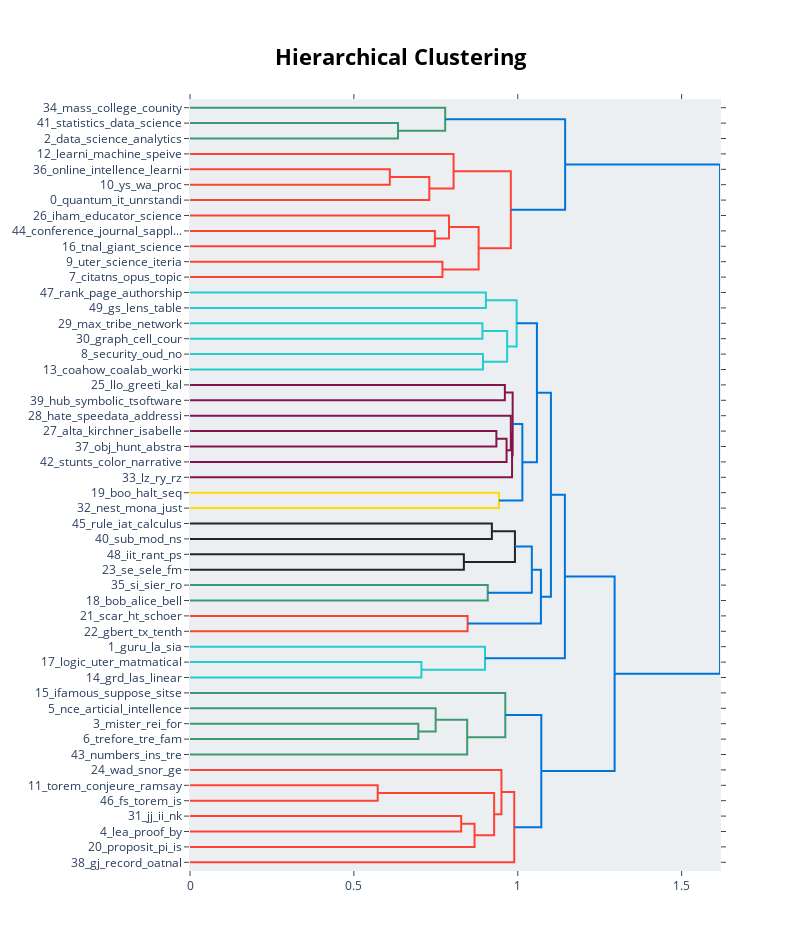

The cell this chart's notebook holds for it:
### Code cell
model.visualize_hierarchy(top_n_topics=50, width=800)

### Figure 1 — Plotly figure (JSON) as saved in the notebook; plotly's stock layout.template omitted (floating-point values rounded to 4 significant figures)
{"data": [{"hoverinfo": "text", "marker": {"color": "rgb(61,153,112)"}, "mode": "lines", "type": "scatter", "x": [0, 0.6347, 0.6347, 0], "xaxis": "x", "y": [-15, -15, -25, -25], "yaxis": "y"}, {"hoverinfo": "text", "marker": {"color": "rgb(61,153,112)"}, "mode": "lines", "type": "scatter", "x": [0, 0.7786, 0.7786, 0.6347], "xaxis": "x", "y": [-5, -5, -20, -20], "yaxis": "y"}, {"hoverinfo": "text", "marker": {"color": "rgb(255,65,54)"}, "mode": "lines", "type": "scatter", "x": [0, 0.6097, 0.6097, 0], "xaxis": "x", "y": [-45, -45, -55, -55], "yaxis": "y"}, {"hoverinfo": "text", "marker": {"color": "rgb(255,65,54)"}, "mode": "lines", "type": "scatter", "x": [0.6097, 0.7301, 0.7301, 0], "xaxis": "x", "y": [-50, -50, -65, -65], "yaxis": "y"}, {"hoverinfo": "text", "marker": {"color": "rgb(255,65,54)"}, "mode": "lines", "type": "scatter", "x": [0, 0.8041, 0.8041, 0.7301], "xaxis": "x", "y": [-35, -35, -57.5, -57.5], "yaxis": "y"}, {"hoverinfo": "text", "marker": {"color": "rgb(255,65,54)"}, "mode": "lines", "type": "scatter", "x": [0, 0.7471, 0.7471, 0], "xaxis": "x", "y": [-85, -85, -95, -95], "yaxis": "y"}, {"hoverinfo": "text", "marker": {"color": "rgb(255,65,54)"}, "mode": "lines", "type": "scatter", "x": [0, 0.7902, 0.7902, 0.7471], "xaxis": "x", "y": [-75, -75, -90, -90], "yaxis": "y"}, {"hoverinfo": "text", "marker": {"color": "rgb(255,65,54)"}, "mode": "lines", "type": "scatter", "x": [0, 0.7702, 0.7702, 0], "xaxis": "x", "y": [-105, -105, -115, -115], "yaxis": "y"}, {"hoverinfo": "text", "marker": {"color": "rgb(255,65,54)"}, "mode": "lines", "type": "scatter", "x": [0.7902, 0.8806, 0.8806, 0.7702], "xaxis": "x", "y": [-82.5, -82.5, -110, -110], "yaxis": "y"}, {"hoverinfo": "text", "marker": {"color": "rgb(255,65,54)"}, "mode": "lines", "type": "scatter", "x": [0.8041, 0.9788, 0.9788, 0.8806], "xaxis": "x", "y": [-46.25, -46.25, -96.25, -96.25], "yaxis": "y"}, {"hoverinfo": "text", "marker": {"color": "rgb(0,116,217)"}, "mode": "lines", "type": "scatter", "x": [0.7786, 1.145, 1.145, 0.9788], "xaxis": "x", "y": [-12.5, -12.5, -71.25, -71.25], "yaxis": "y"}, {"hoverinfo": "text", "marker": {"color": "rgb(35,205,205)"}, "mode": "lines", "type": "scatter", "x": [0, 0.9028, 0.9028, 0], "xaxis": "x", "y": [-125, -125, -135, -135], "yaxis": "y"}, {"hoverinfo": "text", "marker": {"color": "rgb(35,205,205)"}, "mode": "lines", "type": "scatter", "x": [0, 0.8921, 0.8921, 0], "xaxis": "x", "y": [-145, -145, -155, -155], "yaxis": "y"}, {"hoverinfo": "text", "marker": {"color": "rgb(35,205,205)"}, "mode": "lines", "type": "scatter", "x": [0, 0.8938, 0.8938, 0], "xaxis": "x", "y": [-165, -165, -175, -175], "yaxis": "y"}, {"hoverinfo": "text", "marker": {"color": "rgb(35,205,205)"}, "mode": "lines", "type": "scatter", "x": [0.8921, 0.9676, 0.9676, 0.8938], "xaxis": "x", "y": [-150, -150, -170, -170], "yaxis": "y"}, {"hoverinfo": "text", "marker": {"color": "rgb(35,205,205)"}, "mode": "lines", "type": "scatter", "x": [0.9028, 0.9966, 0.9966, 0.9676], "xaxis": "x", "y": [-130, -130, -160, -160], "yaxis": "y"}, {"hoverinfo": "text", "marker": {"color": "rgb(133,20,75)"}, "mode": "lines", "type": "scatter", "x": [0, 0.9606, 0.9606, 0], "xaxis": "x", "y": [-185, -185, -195, -195], "yaxis": "y"}, {"hoverinfo": "text", "marker": {"color": "rgb(133,20,75)"}, "mode": "lines", "type": "scatter", "x": [0, 0.9348, 0.9348, 0], "xaxis": "x", "y": [-215, -215, -225, -225], "yaxis": "y"}, {"hoverinfo": "text", "marker": {"color": "rgb(133,20,75)"}, "mode": "lines", "type": "scatter", "x": [0.9348, 0.9658, 0.9658, 0], "xaxis": "x", "y": [-220, -220, -235, -235], "yaxis": "y"}, {"hoverinfo": "text", "marker": {"color": "rgb(133,20,75)"}, "mode": "lines", "type": "scatter", "x": [0, 0.9789, 0.9789, 0.9658], "xaxis": "x", "y": [-205, -205, -227.5, -227.5], "yaxis": "y"}, {"hoverinfo": "text", "marker": {"color": "rgb(133,20,75)"}, "mode": "lines", "type": "scatter", "x": [0.9789, 0.9826, 0.9826, 0], "xaxis": "x", "y": [-216.2, -216.2, -245, -245], "yaxis": "y"}, {"hoverinfo": "text", "marker": {"color": "rgb(133,20,75)"}, "mode": "lines", "type": "scatter", "x": [0.9606, 0.9844, 0.9844, 0.9826], "xaxis": "x", "y": [-190, -190, -230.6, -230.6], "yaxis": "y"}, {"hoverinfo": "text", "marker": {"color": "rgb(255,220,0)"}, "mode": "lines", "type": "scatter", "x": [0, 0.9428, 0.9428, 0], "xaxis": "x", "y": [-255, -255, -265, -265], "yaxis": "y"}, {"hoverinfo": "text", "marker": {"color": "rgb(0,116,217)"}, "mode": "lines", "type": "scatter", "x": [0.9844, 1.014, 1.014, 0.9428], "xaxis": "x", "y": [-210.3, -210.3, -260, -260], "yaxis": "y"}, {"hoverinfo": "text", "marker": {"color": "rgb(0,116,217)"}, "mode": "lines", "type": "scatter", "x": [0.9966, 1.058, 1.058, 1.014], "xaxis": "x", "y": [-145, -145, -235.2, -235.2], "yaxis": "y"}, {"hoverinfo": "text", "marker": {"color": "rgb(40,35,35)"}, "mode": "lines", "type": "scatter", "x": [0, 0.9211, 0.9211, 0], "xaxis": "x", "y": [-275, -275, -285, -285], "yaxis": "y"}, {"hoverinfo": "text", "marker": {"color": "rgb(40,35,35)"}, "mode": "lines", "type": "scatter", "x": [0, 0.8356, 0.8356, 0], "xaxis": "x", "y": [-295, -295, -305, -305], "yaxis": "y"}, {"hoverinfo": "text", "marker": {"color": "rgb(40,35,35)"}, "mode": "lines", "type": "scatter", "x": [0.9211, 0.9914, 0.9914, 0.8356], "xaxis": "x", "y": [-280, -280, -300, -300], "yaxis": "y"}, {"hoverinfo": "text", "marker": {"color": "rgb(61,153,112)"}, "mode": "lines", "type": "scatter", "x": [0, 0.9084, 0.9084, 0], "xaxis": "x", "y": [-315, -315, -325, -325], "yaxis": "y"}, {"hoverinfo": "text", "marker": {"color": "rgb(0,116,217)"}, "mode": "lines", "type": "scatter", "x": [0.9914, 1.043, 1.043, 0.9084], "xaxis": "x", "y": [-290, -290, -320, -320], "yaxis": "y"}, {"hoverinfo": "text", "marker": {"color": "rgb(255,65,54)"}, "mode": "lines", "type": "scatter", "x": [0, 0.847, 0.847, 0], "xaxis": "x", "y": [-335, -335, -345, -345], "yaxis": "y"}, {"hoverinfo": "text", "marker": {"color": "rgb(0,116,217)"}, "mode": "lines", "type": "scatter", "x": [1.043, 1.071, 1.071, 0.847], "xaxis": "x", "y": [-305, -305, -340, -340], "yaxis": "y"}, {"hoverinfo": "text", "marker": {"color": "rgb(0,116,217)"}, "mode": "lines", "type": "scatter", "x": [1.058, 1.101, 1.101, 1.071], "xaxis": "x", "y": [-190.1, -190.1, -322.5, -322.5], "yaxis": "y"}, {"hoverinfo": "text", "marker": {"color": "rgb(35,205,205)"}, "mode": "lines", "type": "scatter", "x": [0, 0.706, 0.706, 0], "xaxis": "x", "y": [-365, -365, -375, -375], "yaxis": "y"}, {"hoverinfo": "text", "marker": {"color": "rgb(35,205,205)"}, "mode": "lines", "type": "scatter", "x": [0, 0.9, 0.9, 0.706], "xaxis": "x", "y": [-355, -355, -370, -370], "yaxis": "y"}, {"hoverinfo": "text", "marker": {"color": "rgb(0,116,217)"}, "mode": "lines", "type": "scatter", "x": [1.101, 1.144, 1.144, 0.9], "xaxis": "x", "y": [-256.3, -256.3, -362.5, -362.5], "yaxis": "y"}, {"hoverinfo": "text", "marker": {"color": "rgb(61,153,112)"}, "mode": "lines", "type": "scatter", "x": [0, 0.6966, 0.6966, 0], "xaxis": "x", "y": [-405, -405, -415, -415], "yaxis": "y"}, {"hoverinfo": "text", "marker": {"color": "rgb(61,153,112)"}, "mode": "lines", "type": "scatter", "x": [0, 0.7495, 0.7495, 0.6966], "xaxis": "x", "y": [-395, -395, -410, -410], "yaxis": "y"}, {"hoverinfo": "text", "marker": {"color": "rgb(61,153,112)"}, "mode": "lines", "type": "scatter", "x": [0.7495, 0.8457, 0.8457, 0], "xaxis": "x", "y": [-402.5, -402.5, -425, -425], "yaxis": "y"}, {"hoverinfo": "text", "marker": {"color": "rgb(61,153,112)"}, "mode": "lines", "type": "scatter", "x": [0, 0.9619, 0.9619, 0.8457], "xaxis": "x", "y": [-385, -385, -413.8, -413.8], "yaxis": "y"}, {"hoverinfo": "text", "marker": {"color": "rgb(255,65,54)"}, "mode": "lines", "type": "scatter", "x": [0, 0.5727, 0.5727, 0], "xaxis": "x", "y": [-445, -445, -455, -455], "yaxis": "y"}, {"hoverinfo": "text", "marker": {"color": "rgb(255,65,54)"}, "mode": "lines", "type": "scatter", "x": [0, 0.8273, 0.8273, 0], "xaxis": "x", "y": [-465, -465, -475, -475], "yaxis": "y"}, {"hoverinfo": "text", "marker": {"color": "rgb(255,65,54)"}, "mode": "lines", "type": "scatter", "x": [0.8273, 0.8681, 0.8681, 0], "xaxis": "x", "y": [-470, -470, -485, -485], "yaxis": "y"}, {"hoverinfo": "text", "marker": {"color": "rgb(255,65,54)"}, "mode": "lines", "type": "scatter", "x": [0.5727, 0.9279, 0.9279, 0.8681], "xaxis": "x", "y": [-450, -450, -477.5, -477.5], "yaxis": "y"}, {"hoverinfo": "text", "marker": {"color": "rgb(255,65,54)"}, "mode": "lines", "type": "scatter", "x": [0, 0.9502, 0.9502, 0.9279], "xaxis": "x", "y": [-435, -435, -463.8, -463.8], "yaxis": "y"}, {"hoverinfo": "text", "marker": {"color": "rgb(255,65,54)"}, "mode": "lines", "type": "scatter", "x": [0.9502, 0.9893, 0.9893, 0], "xaxis": "x", "y": [-449.4, -449.4, -495, -495], "yaxis": "y"}, {"hoverinfo": "text", "marker": {"color": "rgb(0,116,217)"}, "mode": "lines", "type": "scatter", "x": [0.9619, 1.072, 1.072, 0.9893], "xaxis": "x", "y": [-399.4, -399.4, -472.2, -472.2], "yaxis": "y"}, {"hoverinfo": "text", "marker": {"color": "rgb(0,116,217)"}, "mode": "lines", "type": "scatter", "x": [1.144, 1.296, 1.296, 1.072], "xaxis": "x", "y": [-309.4, -309.4, -435.8, -435.8], "yaxis": "y"}, {"hoverinfo": "text", "marker": {"color": "rgb(0,116,217)"}, "mode": "lines", "type": "scatter", "x": [1.145, 1.617, 1.617, 1.296], "xaxis": "x", "y": [-41.88, -41.88, -372.6, -372.6], "yaxis": "y"}], "layout": {"autosize": false, "height": 950, "hoverlabel": {"bgcolor": "white", "font": {"family": "Rockwell", "size": 16}}, "hovermode": "closest", "plot_bgcolor": "#ECEFF1", "showlegend": false, "title": {"font": {"color": "Black", "size": 22}, "text": "<b>Hierarchical Clustering</b>", "x": 0.5, "xanchor": "center", "yanchor": "top"}, "width": 800, "xaxis": {"mirror": "allticks", "rangemode": "tozero", "showgrid": false, "showline": true, "showticklabels": true, "ticks": "outside", "type": "linear", "zeroline": false}, "yaxis": {"mirror": "allticks", "range": [-500, 0], "rangemode": "tozero", "showgrid": false, "showline": true, "showticklabels": true, "tickmode": "array", "ticks": "outside", "ticktext": ["34_mass_college_counity", "41_statistics_data_science", "2_data_science_analytics", "12_learni_machine_speive", "36_online_intellence_learni", "10_ys_wa_proc", "0_quantum_it_unrstandi", "26_iham_educator_science", "44_conference_journal_sappl...", "16_tnal_giant_science", "9_uter_science_iteria", "7_citatns_opus_topic", "47_rank_page_authorship", "49_gs_lens_table", "29_max_tribe_network", "30_graph_cell_cour", "8_security_oud_no", "13_coahow_coalab_worki", "25_llo_greeti_kal", "39_hub_symbolic_tsoftware", "28_hate_speedata_addressi", "27_alta_kirchner_isabelle", "37_obj_hunt_abstra", "42_stunts_color_narrative", "33_lz_ry_rz", "19_boo_halt_seq", "32_nest_mona_just", "45_rule_iat_calculus", "40_sub_mod_ns", "48_iit_rant_ps", "23_se_sele_fm", "35_si_sier_ro", "18_bob_alice_bell", "21_scar_ht_schoer", "22_gbert_tx_tenth", "1_guru_la_sia", "17_logic_uter_matmatical", "14_grd_las_linear", "15_ifamous_suppose_sitse", "5_nce_articial_intellence", "3_mister_rei_for", "6_trefore_tre_fam", "43_numbers_ins_tre", "24_wad_snor_ge", "11_torem_conjeure_ramsay", "46_fs_torem_is", "31_jj_ii_nk", "4_lea_proof_by", "20_proposit_pi_is", "38_gj_record_oatnal"], "tickvals": [-5, -15, -25, -35, -45, -55, -65, -75, -85, -95, -105, -115, -125, -135, -145, -155, -165, -175, -185, -195, -205, -215, -225, -235, -245, -255, -265, -275, -285, -295, -305, -315, -325, -335, -345, -355, -365, -375, -385, -395, -405, -415, -425, -435, -445, -455, -465, -475, -485, -495], "type": "linear", "zeroline": false}}}
